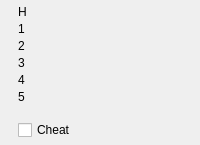
           <widget class="QWidget" name="toolTabChance">
            <property name="styleSheet">
             <string notr="true">#toolTabChance {
    border-image:url(:/misc/background_tool.png) 5 5 5 5;
    border-top: 5px transparent;
    border-bottom: 5px transparent;
    border-right: 5px transparent;
    border-left: 5px transparent;
	margin: 0;
    border-color:transparent;
}
</string>
            </property>
            <layout class="QVBoxLayout" name="verticalLayout_13">
             <property name="spacing">
              <number>0</number>
             </property>
             <property name="leftMargin">
              <number>0</number>
             </property>
             <property name="topMargin">
              <number>0</number>
             </property>
             <property name="rightMargin">
              <number>0</number>
             </property>
             <property name="bottomMargin">
              <number>0</number>
             </property>
             <item>
              <widget class="QWidget" name="widget_6" native="true">
               <layout class="QGridLayout" name="gridLayout_5">
                <property name="leftMargin">
                 <number>0</number>
                </property>
                <property name="topMargin">
                 <number>0</number>
                </property>
                <property name="rightMargin">
                 <number>0</number>
                </property>
                <property name="bottomMargin">
                 <number>0</number>
                </property>
                <property name="horizontalSpacing">
                 <number>0</number>
                </property>
                <property name="verticalSpacing">
                 <number>3</number>
                </property>
                <item row="4" column="1">
                 <widget class="QLabel" name="label_5">
                  <property name="sizePolicy">
                   <sizepolicy hsizetype="Preferred" vsizetype="Preferred">
                    <horstretch>1</horstretch>
                    <verstretch>0</verstretch>
                   </sizepolicy>
                  </property>
                  <property name="text">
                   <string>2</string>
                  </property>
                 </widget>
                </item>
                <item row="2" column="2">
                 <widget class="QLabel" name="labelCards0">
                  <property name="sizePolicy">
                   <sizepolicy hsizetype="Preferred" vsizetype="Fixed">
                    <horstretch>2</horstretch>
                    <verstretch>0</verstretch>
                   </sizepolicy>
                  </property>
                  <property name="minimumSize">
                   <size>
                    <width>0</width>
                    <height>13</height>
                   </size>
                  </property>
                  <property name="maximumSize">
                   <size>
                    <width>16777215</width>
                    <height>13</height>
                   </size>
                  </property>
                  <property name="baseSize">
                   <size>
                    <width>0</width>
                    <height>13</height>
                   </size>
                  </property>
                  <property name="font">
                   <font>
                    <family>Ubuntu Mono</family>
                    <pointsize>10</pointsize>
                   </font>
                  </property>
                  <property name="text">
                   <string/>
                  </property>
                 </widget>
                </item>
                <item row="11" column="1" colspan="3" alignment="Qt::AlignBottom">
                 <widget class="QCheckBox" name="checkBox_Cheat">
                  <property name="sizePolicy">
                   <sizepolicy hsizetype="Preferred" vsizetype="Fixed">
                    <horstretch>3</horstretch>
                    <verstretch>0</verstretch>
                   </sizepolicy>
                  </property>
                  <property name="text">
                   <string>Cheat</string>
                  </property>
                 </widget>
                </item>
                <item row="11" column="0">
                 <widget class="QWidget" name="widget_62" native="true">
                  <property name="sizePolicy">
                   <sizepolicy hsizetype="Preferred" vsizetype="Preferred">
                    <horstretch>1</horstretch>
                    <verstretch>0</verstretch>
                   </sizepolicy>
                  </property>
                  <property name="styleSheet">
                   <string notr="true"/>
                  </property>
                 </widget>
                </item>
                <item row="7" column="1">
                 <widget class="QLabel" name="label_8">
                  <property name="sizePolicy">
                   <sizepolicy hsizetype="Preferred" vsizetype="Preferred">
                    <horstretch>1</horstretch>
                    <verstretch>0</verstretch>
                   </sizepolicy>
                  </property>
                  <property name="text">
                   <string>5</string>
                  </property>
                 </widget>
                </item>
                <item row="11" column="4">
                 <widget class="QWidget" name="widget_64" native="true">
                  <property name="sizePolicy">
                   <sizepolicy hsizetype="Preferred" vsizetype="Preferred">
                    <horstretch>1</horstretch>
                    <verstretch>0</verstretch>
                   </sizepolicy>
                  </property>
                  <property name="styleSheet">
                   <string notr="true"/>
                  </property>
                 </widget>
                </item>
                <item row="5" column="1">
                 <widget class="QLabel" name="label_6">
                  <property name="sizePolicy">
                   <sizepolicy hsizetype="Preferred" vsizetype="Preferred">
                    <horstretch>1</horstretch>
                    <verstretch>0</verstretch>
                   </sizepolicy>
                  </property>
                  <property name="text">
                   <string>3</string>
                  </property>
                 </widget>
                </item>
                <item row="4" column="2">
                 <widget class="QLabel" name="labelCards2">
                  <property name="sizePolicy">
                   <sizepolicy hsizetype="Preferred" vsizetype="Fixed">
                    <horstretch>2</horstretch>
                    <verstretch>0</verstretch>
                   </sizepolicy>
                  </property>
                  <property name="minimumSize">
                   <size>
                    <width>0</width>
                    <height>13</height>
                   </size>
                  </property>
                  <property name="maximumSize">
                   <size>
                    <width>16777215</width>
                    <height>13</height>
                   </size>
                  </property>
                  <property name="baseSize">
                   <size>
                    <width>0</width>
                    <height>13</height>
                   </size>
                  </property>
                  <property name="font">
                   <font>
                    <family>Ubuntu Mono</family>
                    <pointsize>10</pointsize>
                   </font>
                  </property>
                  <property name="text">
                   <string/>
                  </property>
                 </widget>
                </item>
                <item row="5" column="2">
                 <widget class="QLabel" name="labelCards3">
                  <property name="sizePolicy">
                   <sizepolicy hsizetype="Preferred" vsizetype="Fixed">
                    <horstretch>2</horstretch>
                    <verstretch>0</verstretch>
                   </sizepolicy>
                  </property>
                  <property name="minimumSize">
                   <size>
                    <width>0</width>
                    <height>13</height>
                   </size>
                  </property>
                  <property name="maximumSize">
                   <size>
                    <width>16777215</width>
                    <height>13</height>
                   </size>
                  </property>
                  <property name="baseSize">
                   <size>
                    <width>0</width>
                    <height>13</height>
                   </size>
                  </property>
                  <property name="font">
                   <font>
                    <family>Ubuntu Mono</family>
                    <pointsize>10</pointsize>
                   </font>
                  </property>
                  <property name="text">
                   <string/>
                  </property>
                 </widget>
                </item>
                <item row="3" column="2">
                 <widget class="QLabel" name="labelCards1">
                  <property name="sizePolicy">
                   <sizepolicy hsizetype="Preferred" vsizetype="Fixed">
                    <horstretch>2</horstretch>
                    <verstretch>0</verstretch>
                   </sizepolicy>
                  </property>
                  <property name="minimumSize">
                   <size>
                    <width>0</width>
                    <height>13</height>
                   </size>
                  </property>
                  <property name="maximumSize">
                   <size>
                    <width>16777215</width>
                    <height>13</height>
                   </size>
                  </property>
                  <property name="baseSize">
                   <size>
                    <width>0</width>
                    <height>13</height>
                   </size>
                  </property>
                  <property name="font">
                   <font>
                    <family>Ubuntu Mono</family>
                    <pointsize>10</pointsize>
                   </font>
                  </property>
                  <property name="text">
                   <string/>
                  </property>
                 </widget>
                </item>
                <item row="3" column="1">
                 <widget class="QLabel" name="label_4">
                  <property name="sizePolicy">
                   <sizepolicy hsizetype="Preferred" vsizetype="Preferred">
                    <horstretch>1</horstretch>
                    <verstretch>0</verstretch>
                   </sizepolicy>
                  </property>
                  <property name="text">
                   <string>1</string>
                  </property>
                 </widget>
                </item>
                <item row="6" column="1">
                 <widget class="QLabel" name="label_7">
                  <property name="sizePolicy">
                   <sizepolicy hsizetype="Preferred" vsizetype="Preferred">
                    <horstretch>1</horstretch>
                    <verstretch>0</verstretch>
                   </sizepolicy>
                  </property>
                  <property name="text">
                   <string>4</string>
                  </property>
                 </widget>
                </item>
                <item row="4" column="3">
                 <widget class="QLabel" name="labelProbability2">
                  <property name="sizePolicy">
                   <sizepolicy hsizetype="Preferred" vsizetype="Preferred">
                    <horstretch>2</horstretch>
                    <verstretch>0</verstretch>
                   </sizepolicy>
                  </property>
                  <property name="text">
                   <string/>
                  </property>
                  <property name="alignment">
                   <set>Qt::AlignRight|Qt::AlignTrailing|Qt::AlignVCenter</set>
                  </property>
                 </widget>
                </item>
                <item row="7" column="3">
                 <widget class="QLabel" name="labelProbability5">
                  <property name="sizePolicy">
                   <sizepolicy hsizetype="Preferred" vsizetype="Preferred">
                    <horstretch>2</horstretch>
                    <verstretch>0</verstretch>
                   </sizepolicy>
                  </property>
                  <property name="text">
                   <string/>
                  </property>
                  <property name="alignment">
                   <set>Qt::AlignRight|Qt::AlignTrailing|Qt::AlignVCenter</set>
                  </property>
                 </widget>
                </item>
                <item row="6" column="2">
                 <widget class="QLabel" name="labelCards4">
                  <property name="sizePolicy">
                   <sizepolicy hsizetype="Preferred" vsizetype="Fixed">
                    <horstretch>2</horstretch>
                    <verstretch>0</verstretch>
                   </sizepolicy>
                  </property>
                  <property name="minimumSize">
                   <size>
                    <width>0</width>
                    <height>13</height>
                   </size>
                  </property>
                  <property name="maximumSize">
                   <size>
                    <width>16777215</width>
                    <height>13</height>
                   </size>
                  </property>
                  <property name="baseSize">
                   <size>
                    <width>0</width>
                    <height>13</height>
                   </size>
                  </property>
                  <property name="font">
                   <font>
                    <family>Ubuntu Mono</family>
                    <pointsize>10</pointsize>
                   </font>
                  </property>
                  <property name="text">
                   <string/>
                  </property>
                 </widget>
                </item>
                <item row="8" column="1" colspan="3">
                 <widget class="QWidget" name="widget_38" native="true">
                  <property name="sizePolicy">
                   <sizepolicy hsizetype="Preferred" vsizetype="Preferred">
                    <horstretch>0</horstretch>
                    <verstretch>3</verstretch>
                   </sizepolicy>
                  </property>
                  <property name="minimumSize">
                   <size>
                    <width>0</width>
                    <height>10</height>
                   </size>
                  </property>
                  <property name="styleSheet">
                   <string notr="true"/>
                  </property>
                  <layout class="QGridLayout" name="gridLayout_8">
                   <property name="leftMargin">
                    <number>0</number>
                   </property>
                   <property name="topMargin">
                    <number>0</number>
                   </property>
                   <property name="rightMargin">
                    <number>0</number>
                   </property>
                   <property name="bottomMargin">
                    <number>0</number>
                   </property>
                   <property name="spacing">
                    <number>0</number>
                   </property>
                   <item row="1" column="1" alignment="Qt::AlignTop">
                    <widget class="QLabel" name="labelProbabilityPot">
                     <property name="sizePolicy">
                      <sizepolicy hsizetype="Preferred" vsizetype="Preferred">
                       <horstretch>2</horstretch>
                       <verstretch>0</verstretch>
                      </sizepolicy>
                     </property>
                     <property name="text">
                      <string/>
                     </property>
                     <property name="alignment">
                      <set>Qt::AlignRight|Qt::AlignTrailing|Qt::AlignVCenter</set>
                     </property>
                    </widget>
                   </item>
                   <item row="1" column="0" alignment="Qt::AlignTop">
                    <widget class="QLabel" name="labelPotToBet">
                     <property name="sizePolicy">
                      <sizepolicy hsizetype="Preferred" vsizetype="Preferred">
                       <horstretch>4</horstretch>
                       <verstretch>0</verstretch>
                      </sizepolicy>
                     </property>
                     <property name="text">
                      <string/>
                     </property>
                    </widget>
                   </item>
                  </layout>
                 </widget>
                </item>
                <item row="7" column="2">
                 <widget class="QLabel" name="labelCards5">
                  <property name="sizePolicy">
                   <sizepolicy hsizetype="Preferred" vsizetype="Fixed">
                    <horstretch>2</horstretch>
                    <verstretch>0</verstretch>
                   </sizepolicy>
                  </property>
                  <property name="minimumSize">
                   <size>
                    <width>0</width>
                    <height>13</height>
                   </size>
                  </property>
                  <property name="maximumSize">
                   <size>
                    <width>16777215</width>
                    <height>13</height>
                   </size>
                  </property>
                  <property name="baseSize">
                   <size>
                    <width>0</width>
                    <height>13</height>
                   </size>
                  </property>
                  <property name="font">
                   <font>
                    <family>Ubuntu Mono</family>
                    <pointsize>10</pointsize>
                   </font>
                  </property>
                  <property name="text">
                   <string/>
                  </property>
                 </widget>
                </item>
                <item row="2" column="1">
                 <widget class="QLabel" name="label_3">
                  <property name="sizePolicy">
                   <sizepolicy hsizetype="Preferred" vsizetype="Preferred">
                    <horstretch>1</horstretch>
                    <verstretch>0</verstretch>
                   </sizepolicy>
                  </property>
                  <property name="text">
                   <string>H</string>
                  </property>
                 </widget>
                </item>
                <item row="2" column="3">
                 <widget class="QLabel" name="labelProbability0">
                  <property name="sizePolicy">
                   <sizepolicy hsizetype="Preferred" vsizetype="Preferred">
                    <horstretch>2</horstretch>
                    <verstretch>0</verstretch>
                   </sizepolicy>
                  </property>
                  <property name="text">
                   <string/>
                  </property>
                  <property name="alignment">
                   <set>Qt::AlignRight|Qt::AlignTrailing|Qt::AlignVCenter</set>
                  </property>
                 </widget>
                </item>
                <item row="6" column="3">
                 <widget class="QLabel" name="labelProbability4">
                  <property name="sizePolicy">
                   <sizepolicy hsizetype="Preferred" vsizetype="Preferred">
                    <horstretch>2</horstretch>
                    <verstretch>0</verstretch>
                   </sizepolicy>
                  </property>
                  <property name="text">
                   <string/>
                  </property>
                  <property name="alignment">
                   <set>Qt::AlignRight|Qt::AlignTrailing|Qt::AlignVCenter</set>
                  </property>
                 </widget>
                </item>
                <item row="5" column="3">
                 <widget class="QLabel" name="labelProbability3">
                  <property name="sizePolicy">
                   <sizepolicy hsizetype="Preferred" vsizetype="Preferred">
                    <horstretch>2</horstretch>
                    <verstretch>0</verstretch>
                   </sizepolicy>
                  </property>
                  <property name="text">
                   <string/>
                  </property>
                  <property name="alignment">
                   <set>Qt::AlignRight|Qt::AlignTrailing|Qt::AlignVCenter</set>
                  </property>
                 </widget>
                </item>
                <item row="3" column="3">
                 <widget class="QLabel" name="labelProbability1">
                  <property name="sizePolicy">
                   <sizepolicy hsizetype="Preferred" vsizetype="Preferred">
                    <horstretch>2</horstretch>
                    <verstretch>0</verstretch>
                   </sizepolicy>
                  </property>
                  <property name="text">
                   <string/>
                  </property>
                  <property name="alignment">
                   <set>Qt::AlignRight|Qt::AlignTrailing|Qt::AlignVCenter</set>
                  </property>
                 </widget>
                </item>
                <item row="0" column="1" colspan="3">
                 <widget class="QWidget" name="widget_63" native="true">
                  <property name="sizePolicy">
                   <sizepolicy hsizetype="Preferred" vsizetype="Preferred">
                    <horstretch>0</horstretch>
                    <verstretch>1</verstretch>
                   </sizepolicy>
                  </property>
                  <property name="minimumSize">
                   <size>
                    <width>0</width>
                    <height>0</height>
                   </size>
                  </property>
                  <property name="styleSheet">
                   <string notr="true"/>
                  </property>
                 </widget>
                </item>
                <item row="12" column="1" colspan="3">
                 <widget class="QWidget" name="widget_65" native="true">
                  <property name="sizePolicy">
                   <sizepolicy hsizetype="Preferred" vsizetype="Preferred">
                    <horstretch>0</horstretch>
                    <verstretch>1</verstretch>
                   </sizepolicy>
                  </property>
                  <property name="minimumSize">
                   <size>
                    <width>0</width>
                    <height>0</height>
                   </size>
                  </property>
                  <property name="styleSheet">
                   <string notr="true"/>
                  </property>
                 </widget>
                </item>
               </layout>
              </widget>
             </item>
            </layout>
           </widget>
